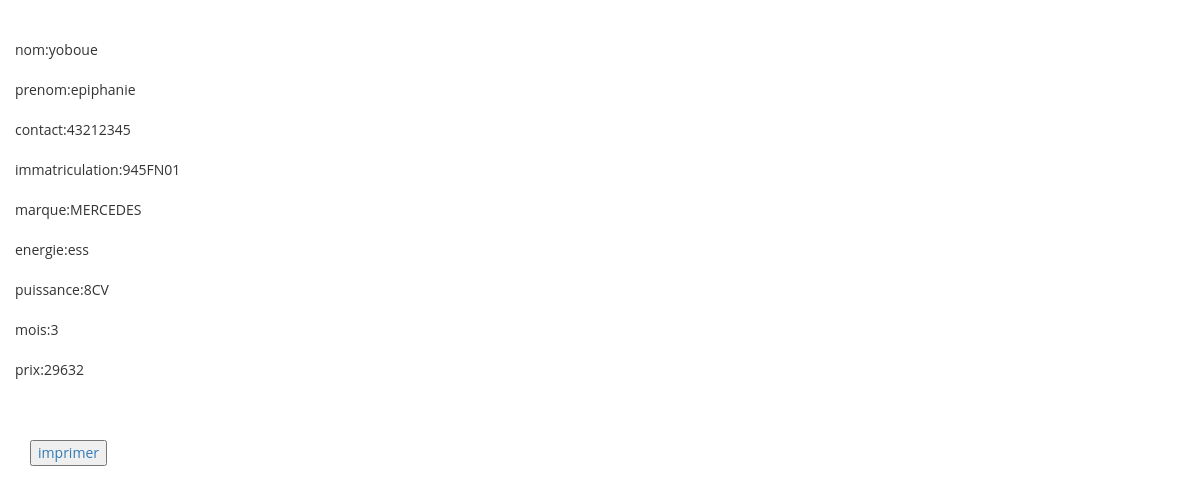
The page /impression.php?id=2 on the database its author committed.
### tables this page shows
CREATE TABLE `informations` (
  `id` int(11) NOT NULL,
  `id_client` int(11) NOT NULL,
  `id_vehicule` int(11) NOT NULL,
  `prix` int(11) NOT NULL,
  `mois` int(2) NOT NULL
);

CREATE TABLE `clients` (
  `id` int(11) NOT NULL,
  `Nom` varchar(100) NOT NULL,
  `Prenom` varchar(100) NOT NULL,
  `Contact` varchar(100) NOT NULL
);

CREATE TABLE `vehicule` (
  `id` int(11) NOT NULL,
  `immatriculation` varchar(100) NOT NULL,
  `puissance` varchar(100) NOT NULL,
  `energie` varchar(100) NOT NULL,
  `marque` varchar(100) NOT NULL,
  `id_client` int(11) NOT NULL
);

### impression.php (the view, shortened to what this page needs)
<?php include('connection.php');
	if (isset($_GET['id'])){
		$list= " SELECT
						prix,
						informations.id,
						mois,
						vehicule.immatriculation,
						vehicule.marque,
						vehicule.puissance,
						vehicule.energie,
						clients.Nom,
						clients.Contact,
						clients.Prenom
					FROM informations
					INNER JOIN clients
					ON clients.id = informations.id_client
					INNER JOIN vehicule
					ON vehicule.id = informations.id_client WHERE informations.id=".($_GET['id']);
		$res=mysqli_query($link ,$list);
		$dataU= mysqli_fetch_array($res);
	}
?>
<!DOCTYPE html>
<html lang="">
	<head>
		<link rel="stylesheet" href="css/bootstrap.css" >
		<link rel="stylesheet" href="css/styles.css" >
	</head>
	<body>
		<div class="container">
			<div class="row">
				<br></br>
				nom:<?php echo $dataU['Nom'];?><br></br>
				prenom:<?php echo $dataU['Prenom'];?><br></br>
				contact:<?php echo $dataU['Contact'];?><br></br>
			</div>
			<div class="row">
				immatriculation:<?php echo $dataU['immatriculation'];?><br></br>
				marque:<?php echo $dataU['marque'];?><br></br>
				energie:<?php echo $dataU['energie'];?><br></br>
				puissance:<?php echo $dataU['puissance'];?><br></br>
			</div>
			<div class="row">
				mois:<?php echo $dataU['mois'];?><br></br>
				prix:<?php echo $dataU['prix'];?><br></br>
			</div>
			<br></br>
			<a href="#" onclick="javascript:window.print()"> <button>imprimer</button> </a>
		</div>
	</body>
</html>

### css/styles.css (style rules this page uses)
body { background-image: url(../img/grid.jpg); font-family: 'Open Sans',sans-serif; }

### rows shown on the page
informations: id_client.Nom "yoboue", id_client.Prenom "epiphanie", id_client.Contact "43212345", id_vehicule.immatriculation "945FN01", id_vehicule.marque "MERCEDES", id_vehicule.energie "ess", id_vehicule.puissance "8CV", mois "3", prix "29632"
